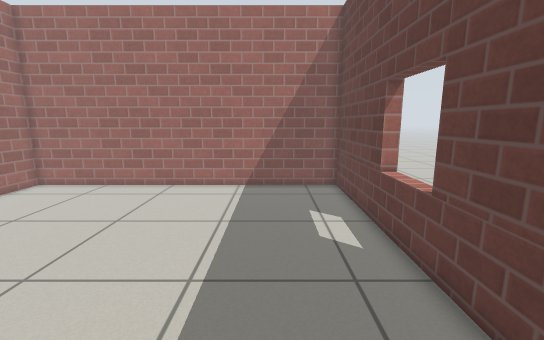
View 1 (above)

12 first-person views from a walk through a Gazebo world. The camera is 0.94 m above the floor, tilts 10° down and sees 90° across. The floor is counted in squares, 0.25 m on a side. Each view is taken from the middle of a square. On the plan, view 1 faces up. The plan holds only what a view shows up to about 20 squares ahead; the rest is blank. The place goes on beyond the plan. Simple patterns stand in for the simulator's built-in surfaces.

View 2
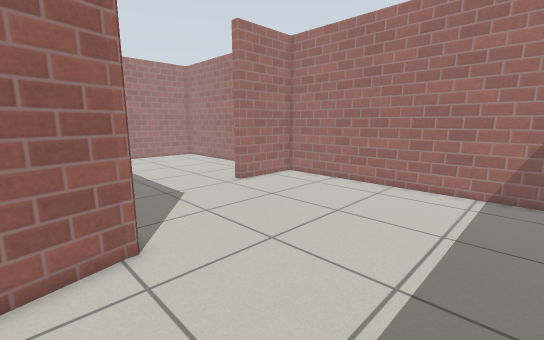

View 3
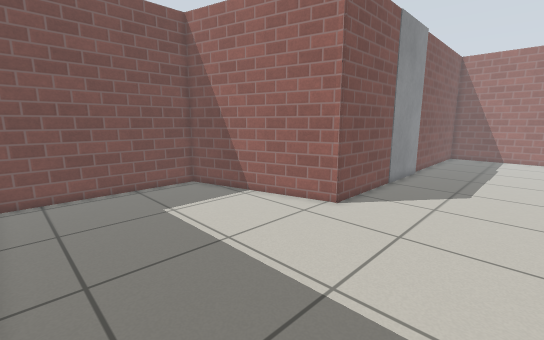

View 4
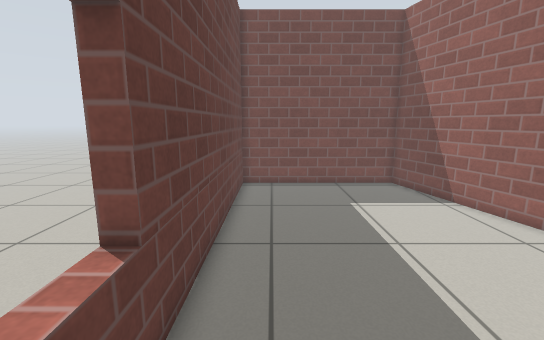

View 5
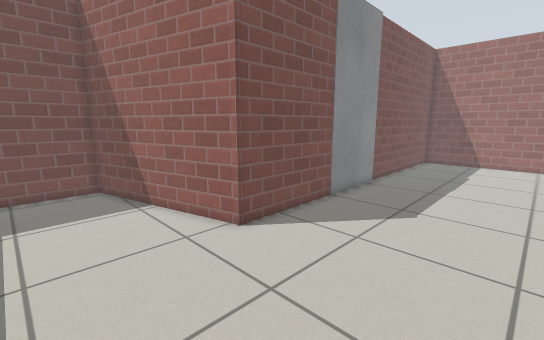

View 6
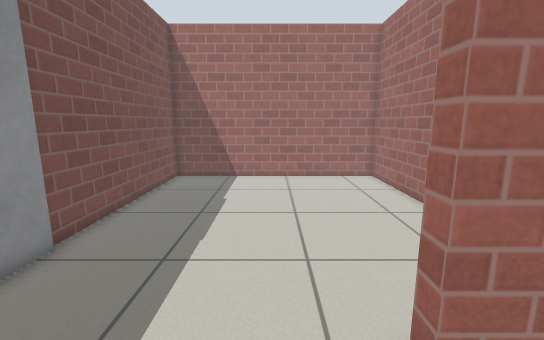

View 7
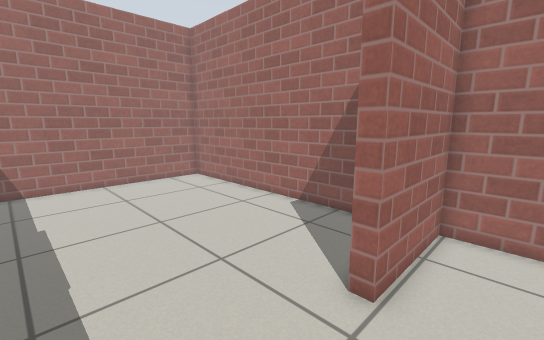

View 8
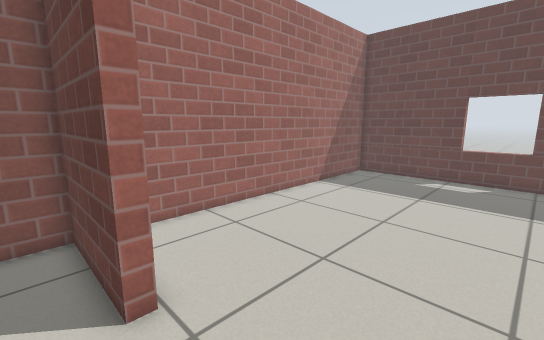

View 9
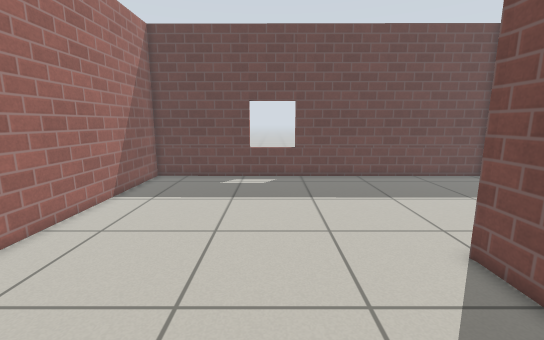

View 10
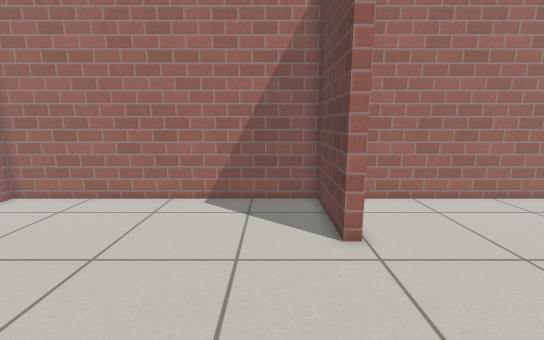

View 11
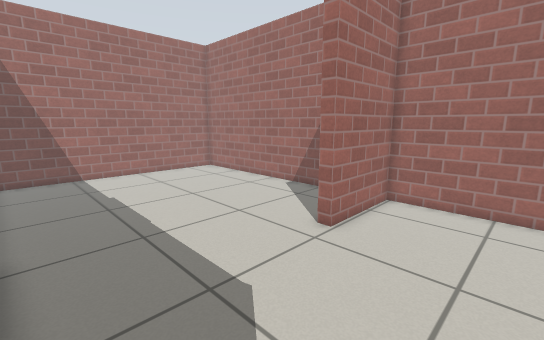

View 12
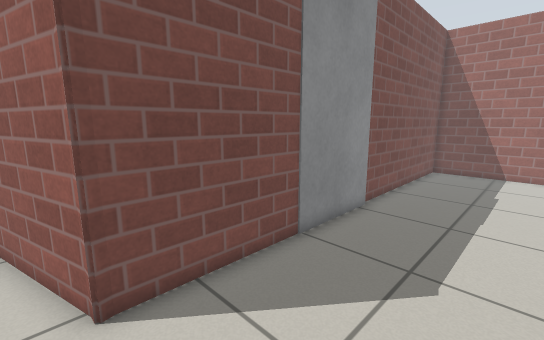

### Floor plan
Points are (right, up) in squares from view 1. A wall is a line through its corners. A room is listed if a view was taken in it or the views show most of it. See-through windows are left out.
Room 1 (views 1, 2, 3, 4, 5, 6, 11, 12)
walls: (-11.6, 2.4) (-7.9, 2.4) (-5.5, -6.6) (3.8, -6.6) (3.9, 16.1) (-14.1, 16.1) (-14.1, 11.2)
ways out: opening at (-12.5, 6.5) to room 2
Room 2 (views 7, 8, 9, 10)
walls: (-14.1, 11.2) (-14.7, 11.2) (-14.7, 16.1) (-29.9, 16.1) (-29.9, 2.4) (-18.8, 2.4); (-13.5, 2.4) (-11.6, 2.4)
ways out: opening at (-12.5, 6.5) to room 1
objects: door leaf (-18, 2) to (-14, 2)

Positions as (right, up) in squares from view 1, and headings:
1: (0, 0), facing up
2: (0, 0), facing up-left
3: (3, 9), facing down-left
4: (2, 10), facing down
5: (-2, 10), facing down-left
6: (-11, 9), facing left
7: (-12, 6), facing up-left
8: (-16, 6), facing up-right
9: (-15, 8), facing right
10: (-17, 3), facing up
11: (-9, 3), facing up-left
12: (-7, 8), facing down-left
